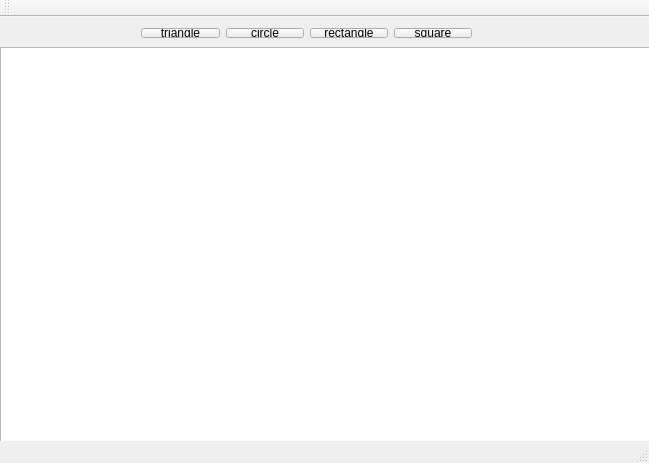
<?xml version="1.0" encoding="UTF-8"?>
<ui version="4.0">
 <class>MainWindow</class>
 <widget class="QMainWindow" name="MainWindow">
  <property name="geometry">
   <rect>
    <x>0</x>
    <y>0</y>
    <width>649</width>
    <height>463</height>
   </rect>
  </property>
  <property name="windowTitle">
   <string>MainWindow</string>
  </property>
  <widget class="QWidget" name="centralWidget">
   <widget class="QWidget" name="horizontalLayoutWidget">
    <property name="geometry">
     <rect>
      <x>130</x>
      <y>0</y>
      <width>353</width>
      <height>32</height>
     </rect>
    </property>
    <layout class="QHBoxLayout" name="horizontalLayout">
     <item>
      <widget class="QPushButton" name="pushButton_4">
       <property name="text">
        <string>triangle</string>
       </property>
      </widget>
     </item>
     <item>
      <widget class="QPushButton" name="pushButton_3">
       <property name="text">
        <string>circle</string>
       </property>
      </widget>
     </item>
     <item>
      <widget class="QPushButton" name="pushButton_2">
       <property name="text">
        <string>rectangle</string>
       </property>
      </widget>
     </item>
     <item>
      <widget class="QPushButton" name="pushButton">
       <property name="text">
        <string>square</string>
       </property>
      </widget>
     </item>
    </layout>
   </widget>
   <widget class="QGraphicsView" name="graphicsView">
    <property name="geometry">
     <rect>
      <x>0</x>
      <y>30</y>
      <width>651</width>
      <height>401</height>
     </rect>
    </property>
   </widget>
  </widget>
  <widget class="QToolBar" name="mainToolBar">
   <attribute name="toolBarArea">
    <enum>TopToolBarArea</enum>
   </attribute>
   <attribute name="toolBarBreak">
    <bool>false</bool>
   </attribute>
  </widget>
  <widget class="QStatusBar" name="statusBar"/>
 </widget>
 <layoutdefault spacing="6" margin="11"/>
 <resources/>
 <connections/>
</ui>
